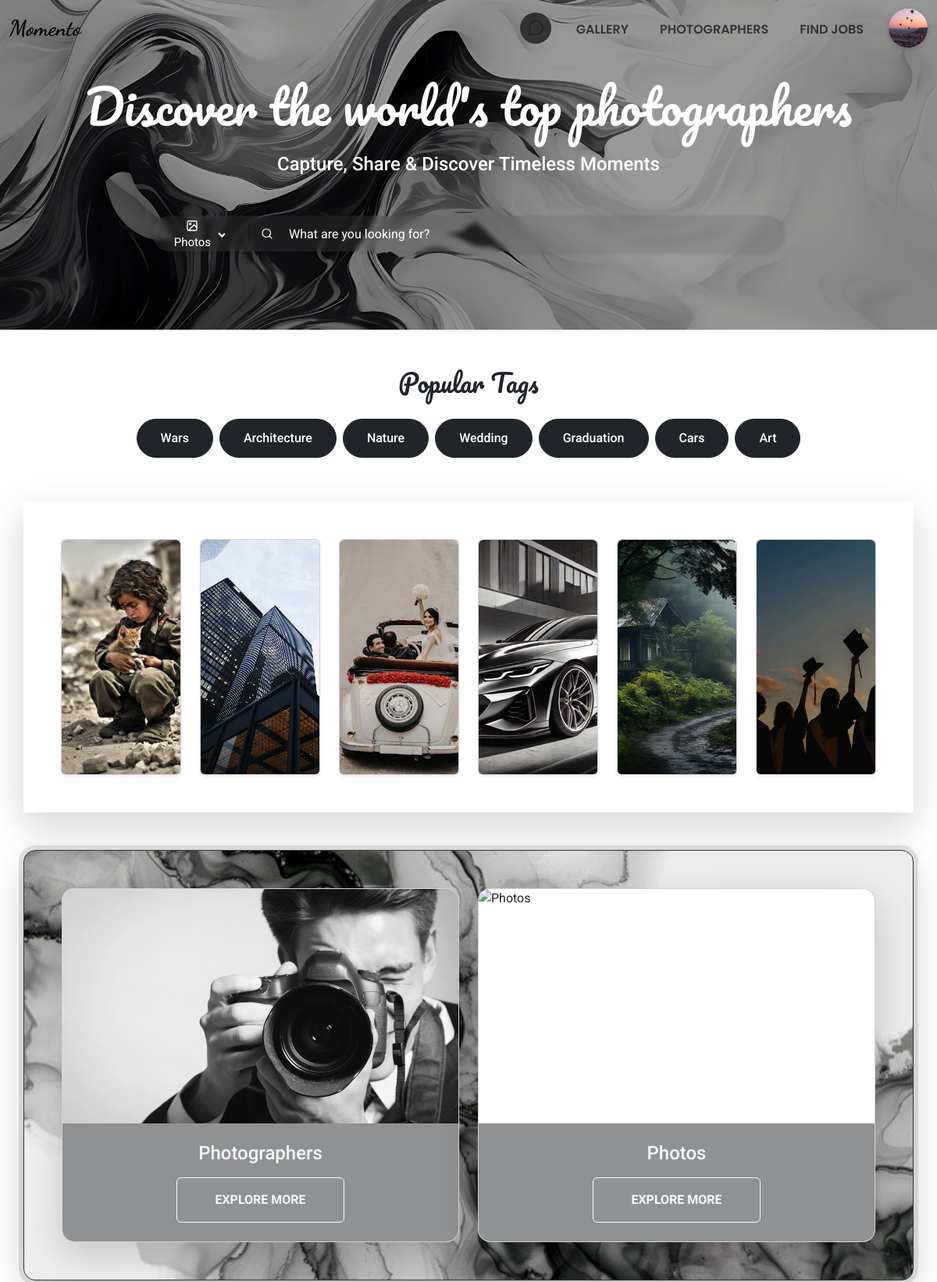
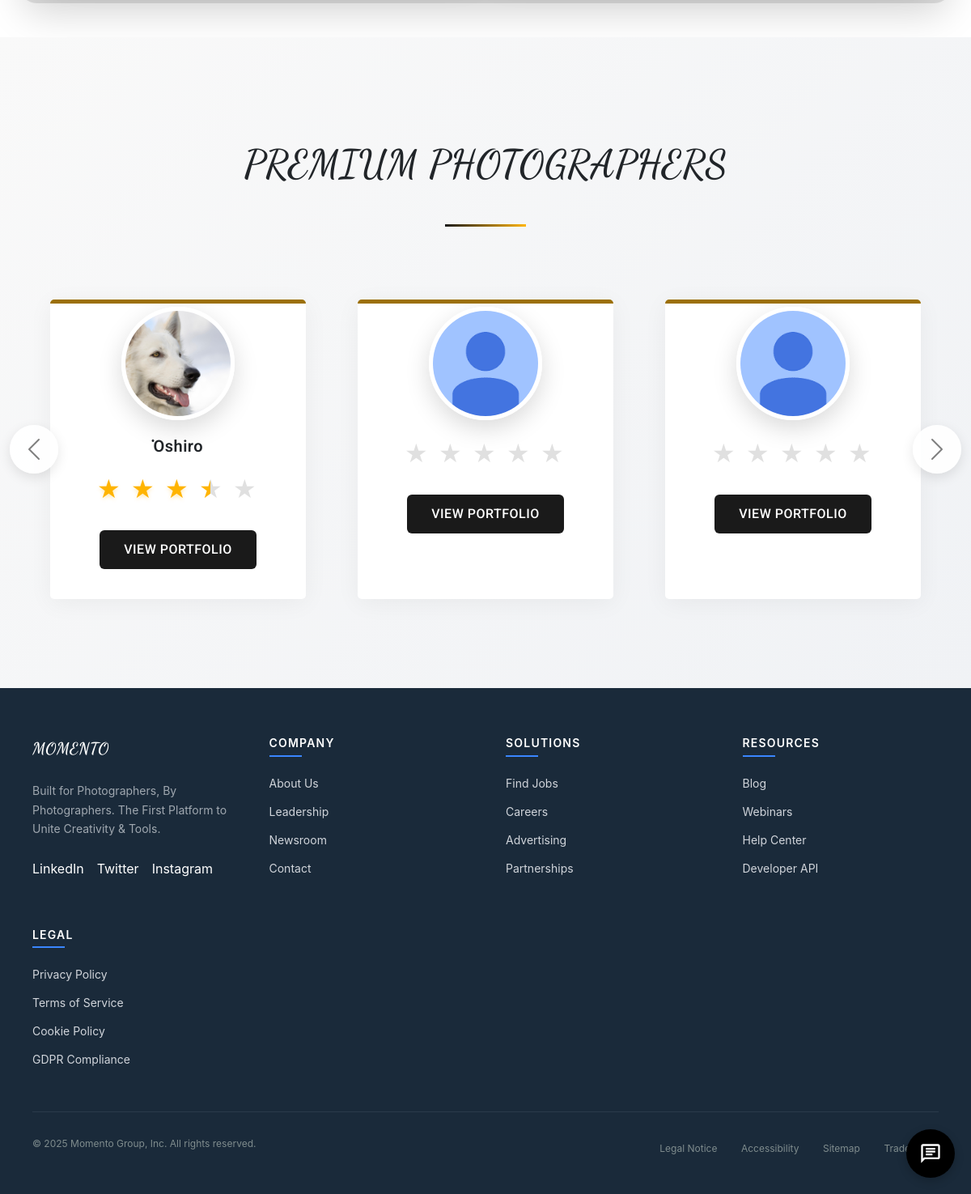
The page /index.php (signed in) on the database its author committed (2 pictures, top to bottom).
### tables this page shows
CREATE TABLE `business_profiles` (
  `id` int(11) NOT NULL,
  `business_name` varchar(256) NOT NULL,
  `gender` enum('not specifed','male','female') DEFAULT 'not specifed',
  `contact_number` varchar(15) DEFAULT NULL,
  `social_links` longtext DEFAULT NULL CHECK (json_valid(`social_links`)),
  `bio` varchar(512) NOT NULL,
  `rate` float NOT NULL DEFAULT 0,
  `total_likes` int(255) NOT NULL DEFAULT 0,
  `total_views` int(255) NOT NULL DEFAULT 0,
  `created_at` timestamp NOT NULL DEFAULT current_timestamp(),
  `updated_at` timestamp NOT NULL DEFAULT current_timestamp() ON UPDATE current_timestamp()
);

CREATE TABLE `accounts` (
  `id` int(11) NOT NULL,
  `username` varchar(128) NOT NULL,
  `email` varchar(128) NOT NULL,
  `password` varchar(128) NOT NULL,
  `account_type` enum('user','business') NOT NULL,
  `picture` varchar(512) NOT NULL DEFAULT 'Uploads/ProfilePicture/img_1.jpg',
  `location` varchar(128) NOT NULL,
  `lon` double(255,30) NOT NULL,
  `lat` double(255,30) NOT NULL,
  `provider` enum('local','google','facebook') NOT NULL,
  `provider_id` varchar(255) DEFAULT NULL,
  `created_at` timestamp NOT NULL DEFAULT current_timestamp(),
  `updated_at` timestamp NOT NULL DEFAULT current_timestamp() ON UPDATE current_timestamp()
);

### index.php (the view, shortened to what this page needs)
<!DOCTYPE html>
<html lang="en">
<head>
    <link href="https://cdn.jsdelivr.net/npm/bootstrap@5.3.0/dist/css/bootstrap.min.css" rel="stylesheet">
    <link rel="stylesheet" href="css/header.css">
    <link rel="stylesheet" href="css/home.css">
	<link rel="stylesheet" href="css/navbar-scrolled.css">
<link href="https://cdn.jsdelivr.net/npm/bootstrap-icons@1.10.5/font/bootstrap-icons.css" rel="stylesheet">
<link href="https://cdnjs.cloudflare.com/ajax/libs/font-awesome/6.5.0/css/all.min.css" rel="stylesheet">
</head>
<body class="fade-in" style = "position:relative;">
 <?php require("header.php"); ?>
<div class="hero-section">
    <div class="container">
        <h1 class="display-10">Discover the world's top photographers</h1>
        <p class="text-xl scale-up">Capture, Share & Discover Timeless Moments</p>
        <?php require 'search-bar.php'; ?>
    </div>
</div>
<div class="container-fluid trending-searches mt-10 p-5">
    <h2 class="text-center mb-4" style="font-family: Pacifico;">Popular Tags</h2>
    <div class="text-center">
        <?php
        $tags = ['Wars', 'Architecture', 'Nature', 'Wedding', 'Graduation', 'Cars', 'Art'];
        foreach ($tags as $tag) {
			$location = "/momento/searching_photos.php?type=photos&query={$tag}";
            echo "<a class='btn btn-dark m-1' href = {$location}>{$tag}</a>";
        }
        ?>
    </div>
</div>
<div class="container-md mt-1 shadow-lg p-5">
    <div class="d-flex flex-row gap-4">
        <?php
        $categories = [
            ['img' => 'img/war.jpg', 'title' => 'Wars'],
            ['img' => 'img/Arch.jpg', 'title' => 'Architecture'],
            ['img' => 'img/wedding5.jpg', 'title' => 'Wedding'],
            ['img' => 'img/BMW.png', 'title' => 'Cars'],
            ['img' => 'img/Nature.webp', 'title' => 'Nature'],
            ['img' => 'img/Graduate.jpg', 'title' => 'Graduation'],
        ];
        foreach ($categories as $category) {
        ?>
            <div style="width: 450px">
                <div class="card shadow-sm h-100">
                    <div class="card-img-container position-relative">
                        <img class="card-img-top img-fluid rounded-top" src="<?= $category['img'] ?>" alt="<?= $category['title'] ?>" style="height: 300px; object-fit: cover;">
                    </div>
                </div>
            </div>
        <?php } ?>
    </div>
</div>
<div class="container-md mt-5 p-5 mb-5 shadow-lg" style="background-image: url('./img/Bg.jpg'); background-size: cover; background-position: center; border-radius: 15px; border: 1px solid #333; outline: 6px solid rgba(0,0,0,0.1);">
    <div class="row g-4">
        <div class="col-md-6">
            <div class="card shadow-lg position-relative overflow-hidden rounded-4 transition-all duration-300 hover:shadow-xl">
                <img src="img/pg.jpg" class="card-img-top" alt="Photographers" height="300px" style="object-fit: cover;">
                <div class="card-body bg-dark bg-opacity-50 p-4">
                    <h5 class="card-title text-center text-light mb-3 fs-4">Photographers</h5>
                    <div class="text-center">
                        <a href="photographers.php" class="btn btn-outline-light px-5 py-3 text-uppercase fw-bold transition-all duration-200 hover:bg-white hover-text-dark">Explore More</a>
                    </div>
                </div>
            </div>
        </div>
        <div class="col-md-6">
            <div class="card shadow-lg position-relative overflow-hidden rounded-4 transition-all duration-300 hover:shadow-xl">
                <img src="img/Photos.jpg" class="card-img-top" alt="Photos" height="300px" style="object-fit: cover;">
                <div class="card-body bg-dark bg-opacity-50 p-4">
                    <h5 class="card-title text-center text-light mb-3 fs-4">Photos</h5>
                    <div class="text-center">
                        <a href="gallery.php" class="btn btn-outline-light px-5 py-3 text-uppercase fw-bold transition-all duration-200 hover:bg-white hover-text-dark">Explore More</a>
                    </div>
                </div>
            </div>
        </div>
    </div>
</div>
<?php
$stmt = $pdo->prepare("
    SELECT a.id, a.username, a.picture, a.location, b.business_name,b.bio, b.created_at,b.rate
    FROM accounts a
    INNER JOIN business_profiles b ON a.id = b.id
    WHERE a.account_type = 'business'
    ORDER BY b.created_at DESC
    LIMIT 6
");
$stmt->execute();
$photographers = $stmt->fetchAll();
?>
<section class="photographers-section">
  <div class="container">
    <h2 class="section-title text-center display-5 p-5" style="font-family:Dancing script;">PREMIUM PHOTOGRAPHERS</h2>
    <?php if ($photographers): ?>
      <div id="photographerCarousel" class="carousel slide" data-bs-ride="carousel" data-bs-interval="6000">
        <div class="carousel-inner">
          <?php
            $chunks = array_chunk($photographers, 3);
            foreach ($chunks as $slideIndex => $slidePhotographers):
          ?>
            <div class="carousel-item <?= $slideIndex === 0 ? 'active' : '' ?>">
              <div class="row justify-content-center">
                <?php foreach ($slidePhotographers as $p): ?>
                  <?php
                    $rating = isset($p['rate']) ? floatval($p['rate']) : 0;
                    $fullStars = floor($rating);
                    $halfStar = ($rating - $fullStars) >= 0.5;
                    $emptyStars = 5 - $fullStars - ($halfStar ? 1 : 0);
                  ?>
                  <div class="col-md-4 d-flex align-items-stretch">
                    <div class="card photographer-card text-center w-100 p-3">
                      <div class="card-body pt-5 px-4">
                        <div class="photographer-img-container">
                          <img src="<?= htmlspecialchars($p['picture']) ?>" alt="<?= htmlspecialchars($p['business_name']) ?>" class="photographer-img mx-auto">
                        </div>
                        <h5 class="photographer-name"><?= htmlspecialchars($p['business_name']) ?></h5>
                        <div class="rating-stars">
                          <?php for ($i = 0; $i < $fullStars; $i++): ?>
                            <span class="star filled"></span>
                          <?php endfor; ?>
                          <?php if ($halfStar): ?>
                            <span class="star half"></span>
                          <?php endif; ?>
                          <?php for ($i = 0; $i < $emptyStars; $i++): ?>
                            <span class="star"></span>
                          <?php endfor; ?>
                        </div>
                        <a href="profile.php?username=<?= $p['username'] ?>" class="btn btn-view-profile">View Portfolio</a>
                      </div>
                    </div>
                  </div>
                <?php endforeach; ?>
              </div>
            </div>
          <?php endforeach; ?>
        </div>
        <button class="carousel-control-prev" type="button" data-bs-target="#photographerCarousel" data-bs-slide="prev">
          <span class="carousel-control-prev-icon" aria-hidden="true"></span>
        </button>
        <button class="carousel-control-next" type="button" data-bs-target="#photographerCarousel" data-bs-slide="next">
          <span class="carousel-control-next-icon" aria-hidden="true"></span>
        </button>
      </div>
    <?php else: ?>
      <p class="text-center text-muted fs-5 py-5">Currently curating our premium photographers collection</p>
    <?php endif; ?>
  </div>
</section>
<?php require('footer.php')?>
<?php require('chat_ai.php'); ?>
</body>
</html>

### rows shown on the page
business_profiles: id.picture (picture), business_name "̇Oshiro", rate 3.5 (drawn)
business_profiles: id.picture (picture), rate 0 (drawn)
business_profiles: id.picture (picture), rate 0 (drawn)

### other values the page prints
$tag "Wars"
$tag "Architecture"
$tag "Nature"
$tag "Wedding"
$tag "Graduation"
$tag "Cars"
$tag "Art"
